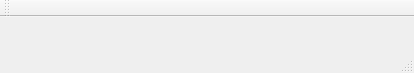
<?xml version="1.0" encoding="UTF-8"?>
<ui version="4.0">
 <class>MainWindow</class>
 <widget class="QMainWindow" name="MainWindow">
  <property name="geometry">
   <rect>
    <x>0</x>
    <y>0</y>
    <width>414</width>
    <height>73</height>
   </rect>
  </property>
  <property name="windowTitle">
   <string>MainWindow</string>
  </property>
  <widget class="QWidget" name="centralWidget"/>
  <widget class="QMenuBar" name="menuBar">
   <property name="geometry">
    <rect>
     <x>0</x>
     <y>0</y>
     <width>414</width>
     <height>23</height>
    </rect>
   </property>
  </widget>
  <widget class="QToolBar" name="mainToolBar">
   <attribute name="toolBarArea">
    <enum>TopToolBarArea</enum>
   </attribute>
   <attribute name="toolBarBreak">
    <bool>false</bool>
   </attribute>
  </widget>
  <widget class="QStatusBar" name="statusBar"/>
 </widget>
 <layoutdefault spacing="6" margin="11"/>
 <resources/>
 <connections/>
</ui>
